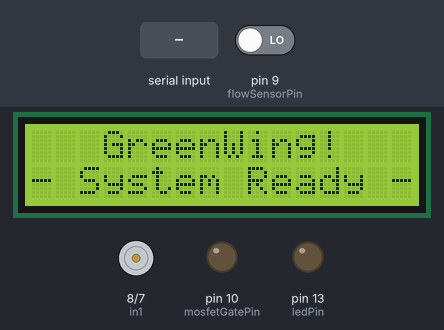
A sketch run on a simulated Arduino Uno, built with avr-gcc and run on an emulated ATmega328P. Parts: 16×2 character LCD, motor-driver pin pairs drawn as motors (green arrow = first pin HIGH = forward, orange = second pin HIGH = backward, longer = more drive, scaled by the enable pin), output pins drawn as LEDs (lit = HIGH). The test bench sets the inputs (shaded band); at power-on: pin 9 (flowSensorPin) LOW. EEPROM starts erased; what the sketch prints to the serial monitor is not drawn.

Above: at 5.3 s.
5.4 s: "1\n" received over Serial
At 6.9 s:
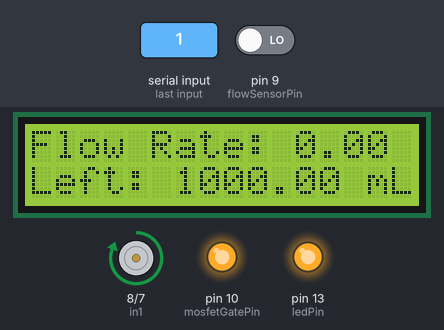
7.2 s: "0\n" received over Serial
At 7.9 s:
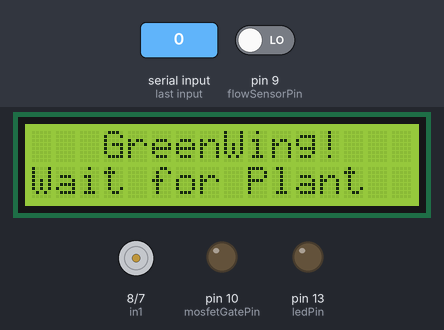
8.7 s: "1,90\n" received over Serial
At 9.1 s:
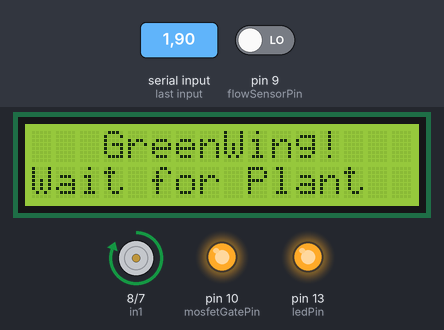
11.7 s: "5\n" received over Serial
At 12.4 s:
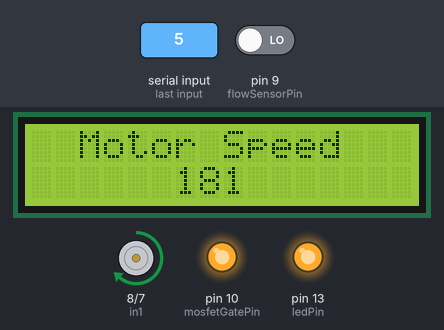
14.7 s: "90,45,200\n" received over Serial
At 15.5 s:
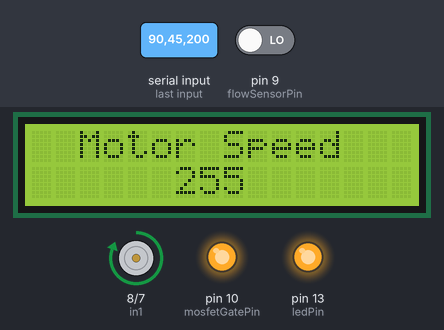
Timing chart, 0 to 17.7 s (numbered marks = the images above; inputs shaded):
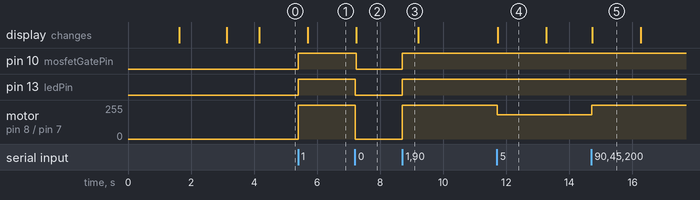

The sketch:

CV_Irrigation_system.ino
```cpp
#include <EEPROM.h>  // Include EEPROM library
#include <Wire.h>
#include <LiquidCrystal_I2C.h>

// Flow Sensor Variables
unsigned int flowPulseCount = 0;
float flowRate = 0.0;                    // Flow rate in mL/s
float totalMilliliters = 0.0;            // Total volume in milliliters
float tankCapacityMilliliters = 1000.0;  // Tank capacity in milliliters
int reading_delay = 500;

// Corrected Pulses per milliliter for YF-S201 5V
const float pulsesPerMilliliter = 0.25;

unsigned long currentTime;
unsigned long previousTime = 0;
unsigned long startTime = 0;
unsigned long elapsedTime;
boolean flowSensorState = LOW;
boolean lastFlowSensorState = LOW;
unsigned long debounceTime = 0;  // Debounce time
int initialPulsesToIgnore = 10;

// Motor Driver Variables
int ledPin = 13;  // Built-in LED pin number
int enablePin = 6;
int in1 = 8;
int in2 = 7;
const int flowSensorPin = 9;
const int mosfetGatePin = 10;  // Connect to the gate of the MOSFET

// Motor Control Variables
bool motorEnabled = false;
bool emptyingTank = false;  // Flag to track empty tank operation
int motorSpeed;

// EEPROM address for storing motor speed
const int speedAddress = 0;
// Set the LCD I2C address, 0x3F
LiquidCrystal_I2C lcd(0x3F, 16, 2);

void setup() {
  pinMode(flowSensorPin, INPUT);
  Serial.begin(115200);
  // Initialize the LCD
  lcd.init();

  // Turn on the backlight
  lcd.backlight();

  // Print a message to the LCD
  pinMode(mosfetGatePin, OUTPUT);
  pinMode(enablePin, OUTPUT);
  pinMode(in1, OUTPUT);
  pinMode(in2, OUTPUT);
  pinMode(ledPin, OUTPUT);
  lcd.setCursor(3, 0);
  lcd.print("GreenWing!");
  lcd.setCursor(2, 1);
  lcd.print("- Starting -");
  delay(reading_delay * 3);  // Reading delay
  lcd.clear();
  Serial.print("Enter commands: ON, OFF, EMPTY, RESET, SPEED <value> | ");
  lcd.setCursor(0, 0);
  lcd.print("Manual Commands,");
  lcd.setCursor(0, 1);
  lcd.print("ON,OFF,E,R,SPEED");
  delay(reading_delay * 3);  // Reading delay
  lcd.clear();
  startTime = millis();
  EEPROM.get(speedAddress, motorSpeed);
  if (motorSpeed == 255 || motorSpeed == 0) {  // EEPROM is empty or invalid value
    motorSpeed = 255;                          // Default speed
  }
  Serial.print("Current Motor Speed: ");
  Serial.println(motorSpeed);
  lcd.setCursor(2, 0);
  lcd.print("Motor Speed");
  lcd.setCursor(6, 1);
  lcd.print(motorSpeed);
  lcd.print(" ");
  delay(reading_delay * 2);  // Reading delay
  lcd.clear();
  lcd.setCursor(3, 0);
  lcd.print("GreenWing!");
  lcd.setCursor(0, 1);
  lcd.print("- System Ready -");
}

void resetFlowSensor() {
  lcd.clear();
  flowPulseCount = 0;
  totalMilliliters = 0.0;
  startTime = millis();
  Serial.println("Flow sensor reset.");
  lcd.setCursor(0, 0);
  lcd.print("Data Resetting...");
  delay(reading_delay / 2);  // Reading delay
  lcd.setCursor(6, 1);
  lcd.print("Done");
}

void emptyTank() {
  emptyingTank = true;
  motorEnabled = true;
  analogWrite(enablePin, 255);
  Serial.println("Tank emptying. Motor turned on. Press OFF to stop");
  resetFlowSensor();
  lcd.clear();
  lcd.setCursor(1, 0);
  lcd.print("TANK DRAINING");
  delay(reading_delay / 2);  // Reading delay
  lcd.setCursor(1, 1);
  lcd.print("Type 0 to STOP");
}

void loop() {
  float remainingMilliliters;  // Declare it at the start of loop
  flowSensorState = digitalRead(flowSensorPin);
  if (flowSensorState != lastFlowSensorState) {
    if (flowSensorState == HIGH) {
      if (initialPulsesToIgnore > 0) {
        initialPulsesToIgnore--;
      } else {
        flowPulseCount++;
      }
    }
    delay(debounceTime);
    lastFlowSensorState = flowSensorState;
  }

  currentTime = millis();
  elapsedTime = currentTime - previousTime;
  if (elapsedTime >= 500) {  // Adjusted for more frequent output
    previousTime = currentTime;

    if (motorEnabled && !emptyingTank) {  // Only calculate flow when not emptying tank
      flowRate = ((float)flowPulseCount / pulsesPerMilliliter) / (elapsedTime / 1000.0);
      totalMilliliters += flowRate * (elapsedTime / 1000.0);  // Accumulate total volume in mL
      flowPulseCount = 0;

      // Calculate total time and average flow rate continuously
      float totalTimeInSeconds = (currentTime - startTime) / 1000.0;
      float averageFlowRate = (totalMilliliters > 0 && totalTimeInSeconds > 0) ? (totalMilliliters / totalTimeInSeconds) : 0.0;
      lcd.clear();
      Serial.print("Flow Rate: ");
      Serial.print(flowRate);
      Serial.print(" mL/s \t");
      Serial.print("Total: ");
      Serial.print(totalMilliliters, 4);
      Serial.print(" mL \t");
      remainingMilliliters = tankCapacityMilliliters - totalMilliliters;
      Serial.print("Remaining Water in tank: ");
      Serial.print(remainingMilliliters, 4);
      Serial.println(" mL");

      lcd.setCursor(0, 0);
      lcd.print("Flow Rate: ");
      lcd.print(flowRate);
      lcd.print(" mL/s ");
      lcd.setCursor(0, 1);
      lcd.print("Left: ");
      lcd.print(remainingMilliliters, 2);
      lcd.print(" mL");

      if (remainingMilliliters <= 0) {
        lcd.clear();
        motorEnabled = false;
        analogWrite(enablePin, 0);
        Serial.println("Tank empty. Motor turned OFF.");
        // Print average flow rate and total time
        Serial.print("Average Flow Rate: ");
        Serial.print(averageFlowRate);
        Serial.println(" ml/s");
        Serial.print("Total Time Taken: ");
        Serial.print(totalTimeInSeconds);
        Serial.println(" seconds");
        lcd.setCursor(0, 0);
        lcd.print(" Avg Rate: ");
        lcd.print(averageFlowRate);
        lcd.print(" mL/s ");
        lcd.setCursor(2, 1);
        lcd.print("Time: ");
        lcd.print(totalTimeInSeconds, 2);
        lcd.print(" S");
        delay(reading_delay * 5);  // Reading delay
        resetFlowSensor();
      }
    }
  }

  // Check for Serial Input for Motor Control
  while (Serial.available()) {
    String command = Serial.readStringUntil('\n');
    // command.trim();  // Remove any whitespace

    // Check if the command is an integer
    if (command.toInt() != 0 && command.toInt() != 1) {
      // If not an integer, handle it as a string command
      if (command.equalsIgnoreCase("EMPTY") || command.equalsIgnoreCase("E")) {
        emptyTank();
      } else if (command.equalsIgnoreCase("ON") || command.equalsIgnoreCase("y")) {
        digitalWrite(ledPin, HIGH);
        emptyingTank = false;  // Reset the emptyingTank flag
        motorEnabled = true;
        analogWrite(enablePin, motorSpeed);
        Serial.println("Motor turned ON");
      } else if (command.equalsIgnoreCase("OFF") || command.equalsIgnoreCase("n")) {
        digitalWrite(ledPin, LOW);
        motorEnabled = false;
        emptyingTank = false;  // Reset the emptyingTank flag
        analogWrite(enablePin, 0);
        Serial.println("Motor turned OFF");
        lcd.clear();
        lcd.setCursor(3, 0);
        lcd.print("GreenWing!");
        lcd.setCursor(0, 1);
        lcd.print("- System Wait  -");
      } else if (command.equalsIgnoreCase("RESET") || command.equalsIgnoreCase("R")) {
        resetFlowSensor();
      } else {
        int inputSpeed = command.toInt();
        inputSpeed = constrain(inputSpeed, 2, 9);      // Ensure speed is within 2-9 range
        motorSpeed = map(inputSpeed, 2, 9, 126, 255);  // Scale speed to 126-255
        EEPROM.put(speedAddress, motorSpeed);            // Save the new speed to EEPROM using put
        if (motorEnabled) {
          analogWrite(enablePin, motorSpeed);
        }
        Serial.print("Motor speed set to: ");
        Serial.println(motorSpeed);
        lcd.clear();
        lcd.setCursor(2, 0);
        lcd.print("Motor Speed");
        lcd.setCursor(6, 1);
        int display_speed = map(motorSpeed, 126, 255, 2, 9);
        lcd.print(motorSpeed);
        lcd.print(" ");
        delay(reading_delay * 3);  // Reading delay
      }
    } else {
      // If the command is an integer, handle it accordingly
      for (int i = 0; i < command.length(); i += 2) {
        int bitValue = command.charAt(i) - '0';  // Convert char to int (0 or 1)

        if (bitValue == 1) {
          digitalWrite(ledPin, HIGH);
          emptyingTank = false;  // Reset the emptyingTank flag
          motorEnabled = true;
          analogWrite(enablePin, motorSpeed);
          Serial.println("Motor turned ON");
        } else if (bitValue == 0) {  // Check for character one
          digitalWrite(ledPin, LOW);
          motorEnabled = false;
          emptyingTank = false;  // Reset the emptyingTank flag
          analogWrite(enablePin, 0);
          Serial.println("Motor turned OFF");
          lcd.clear();
          lcd.setCursor(3, 0);
          lcd.print("GreenWing!");
          lcd.setCursor(0, 1);
          lcd.print("Wait for Plant");  // Print the current bit value
        } else {
          Serial.println("Invalid command");
        }
      }
    }
  }


  // Motor Driver Logic
  if (motorEnabled) {
    analogWrite(enablePin, motorSpeed);  // Set motor speed
    digitalWrite(in1, HIGH);
    digitalWrite(in2, LOW);
    digitalWrite(mosfetGatePin, HIGH);
  } else {
    digitalWrite(in1, LOW);
    digitalWrite(in2, LOW);
    digitalWrite(mosfetGatePin, LOW);
  }
}
```

Measured:
- after the input at 5.4 s, pin 10 (mosfetGatePin), pin 13 (ledPin): LOW → HIGH at once; motor on pin 8 (in1) / pin 7 (in2): stopped → forward 255/255 at once; the display: changes after 0.31 s (image 1)
- after the input at 7.2 s, pin 10 (mosfetGatePin), pin 13 (ledPin): HIGH → LOW at once; motor on pin 8 (in1) / pin 7 (in2): forward 255/255 → stopped at once; the display: changes at once (image 2)
- after the input at 8.7 s, pin 10 (mosfetGatePin), pin 13 (ledPin): LOW → HIGH at once; motor on pin 8 (in1) / pin 7 (in2): stopped → forward 255/255 at once
- after the input at 11.7 s, motor on pin 8 (in1) / pin 7 (in2): forward 255/255 → forward 181/255 at once; the display: changes at once (image 4)
- after the input at 14.7 s, motor on pin 8 (in1) / pin 7 (in2): forward 181/255 → forward 255/255 at once; the display: changes at once (image 5)
- what the display in image 4 shows lasts 1.6 s, from 11.7 s to 13.3 s
